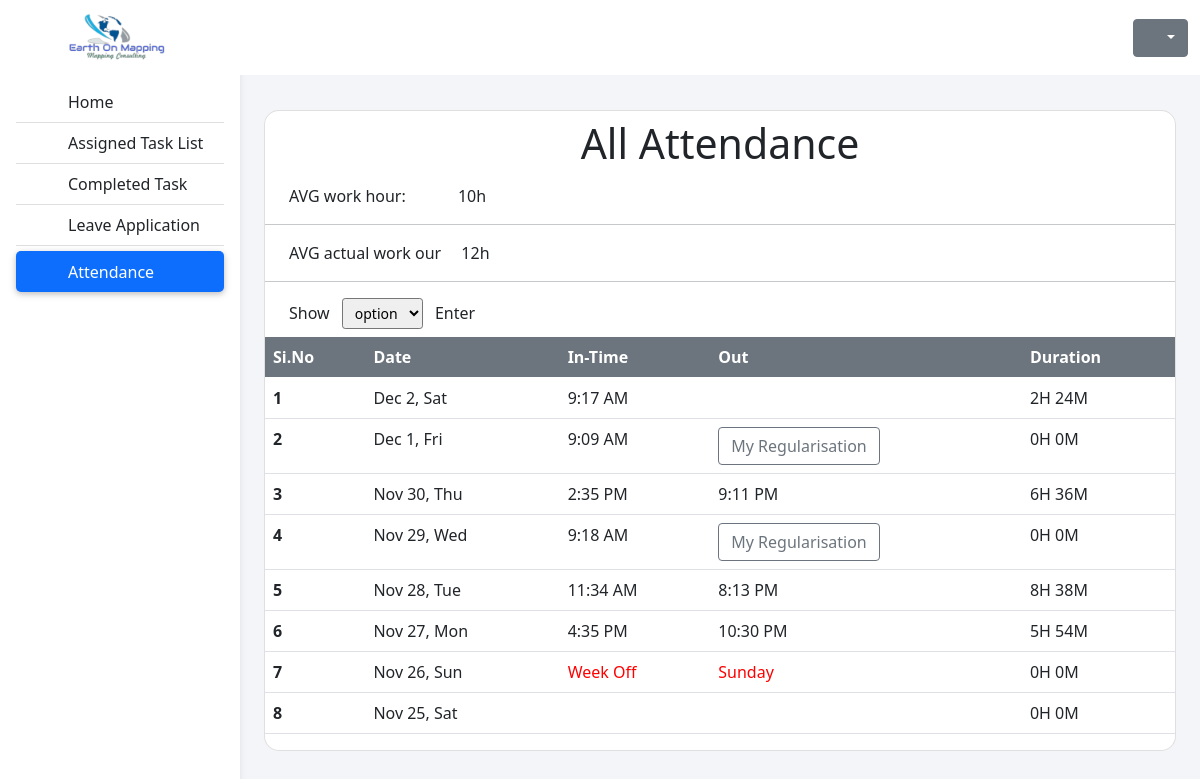
The app's page /attandance.php (signed in) with its own data.
### tables this page shows
CREATE TABLE `attendence` (
  `id` int(11) NOT NULL,
  `user_id` int(11) NOT NULL,
  `date` date NOT NULL DEFAULT current_timestamp(),
  `clock_in_time` time NOT NULL DEFAULT current_timestamp(),
  `clock_out_time` time DEFAULT NULL,
  `remarks` varchar(250) DEFAULT NULL,
  `regularisation` tinyint(1) NOT NULL DEFAULT 0,
  `created_at` timestamp NOT NULL DEFAULT current_timestamp(),
  `updated_at` timestamp NOT NULL DEFAULT current_timestamp()
);

### attandance.php (the view, shortened to what this page needs)
<?php
  include 'settings/config/config.php';
  if(!isset($_SESSION['loggedin']) || $_SESSION['loggedin']!=true){
    header("location: login.php"); exit;
  }else{
     $user_id = $_SESSION['userId'];
  }
?>
<?php
  include 'settings/header.php'
?>
  <main style="margin-top: 58px;">
    <div class="container ">
      <section class="h-100 h-custom gradient-custom-2">
        <div class="container py-1 h-100">
          <div class="row d-flex justify-content-center py-5 h-100">
            <div class="col-12">
              <div class="card card-registration card-registration-2" style="border-radius: 15px;">
                <div class="card-body p-0">
                    <h1 class="d-flex justify-content-center py-2">All Attendance</h1>
                  <div class="row g-0">
                    <div class="">
                      <div class="px-4">AVG work hour: <span class="ms-5">10h</span></div>
                      <hr>
                    <div class="px-4">AVG actual work our <span class="ms-3">12h</span></div>
                    <hr>
                    </div>
                    <div class="mb-2">
                       <div class="d-flex justify-content-between">
                        <div class="ms-4">
                            <span>Show</span>
                            <select class="select form-control-sm mx-2">
                                <option selected >option</option>
                              </select>
                              <span>Enter</span>
                        </div>
                       </div>
                    </div>
                    <table class="table p-5">
                        <thead class="bg-secondary text-white">
                          <tr>
                            <th scope="col">
                              Si.No
                            </th>
                            <th scope="col">Date</th>
                            <th scope="col">In-Time</th>
                            <th scope="col">Out</th>
                            <th scope="col">Duration</th>
                          </tr>
                        </thead>
                        <tbody>
                        <?php
                          $j = 1;
                          for ($i = 0; $i <= 7; $i++) {
                            $previousDate = date('Y-m-d', strtotime("-$i days"));
                            echo '<tr>
                                  <th scope="row">'.$j.'</th>
                                  <td>'.date("M j, D", strtotime($previousDate)).'</td>';
                              $attendances = $conn->prepare("SELECT * FROM `attendence` WHERE `user_id` = ? AND `date` = ?");
                              $attendances->execute([$user_id,$previousDate]);
                              $attendance = $attendances->fetch(PDO::FETCH_ASSOC);
                              if($attendance){
                                  $attendence_clockIn_date = DateTime::createFromFormat('H:i:s', $attendance['clock_in_time']);
                                  $clockIn_time = $attendence_clockIn_date->format("g:i A");
                                  if(($attendance['clock_out_time'])&&($attendance['regularisation'] == 0)){
                                    $attendence_clockOut_date = DateTime::createFromFormat('H:i:s', $attendance['clock_out_time']);
                                    $clockOut_time = $attendence_clockOut_date->format("g:i A");
                                    $diff = $attendence_clockIn_date->diff($attendence_clockOut_date);
                                    $hours = $diff->h;
                                    $minutes = $diff->i;
                                  }else if(($attendance['clock_out_time'] != '')&&($i > 0)&&($attendance['regularisation'] == 1)){
                                    $clockOut_time = 'Pending';
                                    $hours = 0;
                                    $minutes = 0;
                                  }if(($attendance['clock_out_time'] == '')&&($i > 0)&&($attendance['regularisation'] == 0)){
                                    $clockOut_time = '<button  class="btn btn-outline-secondary" data-bs-toggle="modal" data-bs-target="#exampleModal" onclick="editAttandance('.$attendance['id'].')">My Regularisation</button>';
                                    $hours = 0;
                                    $minutes = 0;
                                  }else{
                                    if($i == 0){
                                      $diff = $attendence_clockIn_date->diff(new DateTime());
                                      $hours = $diff->h;
                                      $minutes = $diff->i;
                                    }
                                  }
                              }else{
                                $holiday = $conn->prepare("SELECT * FROM `holiday` WHERE `date` = ?");
                                $holiday->execute([$previousDate]);
                                $holiday = $holiday->fetch(PDO::FETCH_ASSOC);
                                if($holiday){
                                  $clockIn_time = '<p style="color:red">Holiday</p>';
                                  $clockOut_time = '<p style="color:red">'.$holiday['summary'].'</p>';
                                }else{
                                  $leave = $conn->prepare("SELECT * FROM `leaves` WHERE `form_date` >= ? AND `end_date` <= ? AND `user_id` = ?");
                                  $leave->execute([$previousDate, $previousDate,$user_id]);
                                  $leave = $leave->fetch(PDO::FETCH_ASSOC);
                                  if($leave){
                                    $clockIn_time = '<p style="color:red">leave</p>';
                                    $clockOut_time = '<p style="color:red">'.$leave['leave_type'].'</p>';
                                  }else{
                                    if (date("w", strtotime($previousDate)) == 0) {
                                      $clockIn_time = '<p style="color:red">Week Off</p>';
                                      $clockOut_time = '<p style="color:red">Sunday</p>';
                                    }else{
                                      $clockIn_time = '';
                                      $clockOut_time = '';
                                    }
                                  }
                                }
                                $hours = $minutes = 0;
                              }
                              echo '<td>'.$clockIn_time.'</td>
                                    <td>'.$clockOut_time.'</td>
                                    <td>'.$hours.'H '.$minutes.'M</td>
                                </tr>
                            ';
                                $j++;
                          }
                          ?>
                        </tbody>
                      </table>
                  </div>
                   </div>
            </div>
          </div>
        </div>
      </section>
    </div>
  </main>
</body>
</html>

### css/test.css (style rules this page uses)
* { margin: 0px; padding: 0px; }
h1,h2,h3,h4 { font-weight: 500; }
h1 { font-size: 41px; }
body { background-color: #fbfbfb; }
@media (min-width: 991.98px) { main { padding-left: 240px; } }
.row { --bs-gutter-x: 0rem; }
p { padding-bottom: 0px; margin-bottom: 0px; }
.container { background-color: #f4f5f9; }
main { height: -webkit-fill-available; display: grid; align-items: center; }

### records on screen
attendence: previousDate "Dec 2, Sat", clock_in_time "9:17 AM", clock_in_time "2", clock_in_time "24"
attendence: previousDate "Dec 1, Fri", clock_in_time "9:09 AM", regularisation "0"
attendence: previousDate "Nov 30, Thu", clock_in_time "2:35 PM", clock_out_time "9:11 PM", hours "6", minutes "36"
attendence: previousDate "Nov 29, Wed", clock_in_time "9:18 AM", regularisation "0"
attendence: previousDate "Nov 28, Tue", clock_in_time "11:34 AM", clock_out_time "8:13 PM", hours "8", minutes "38"
attendence: previousDate "Nov 27, Mon", clock_in_time "4:35 PM", clock_out_time "10:30 PM", hours "5", minutes "54"

### other values on screen
date("M j, D", strtotime($previousDate)) "Nov 26, Sun"
$hours "0"
$minutes "0"
date("M j, D", strtotime($previousDate)) "Nov 25, Sat"
